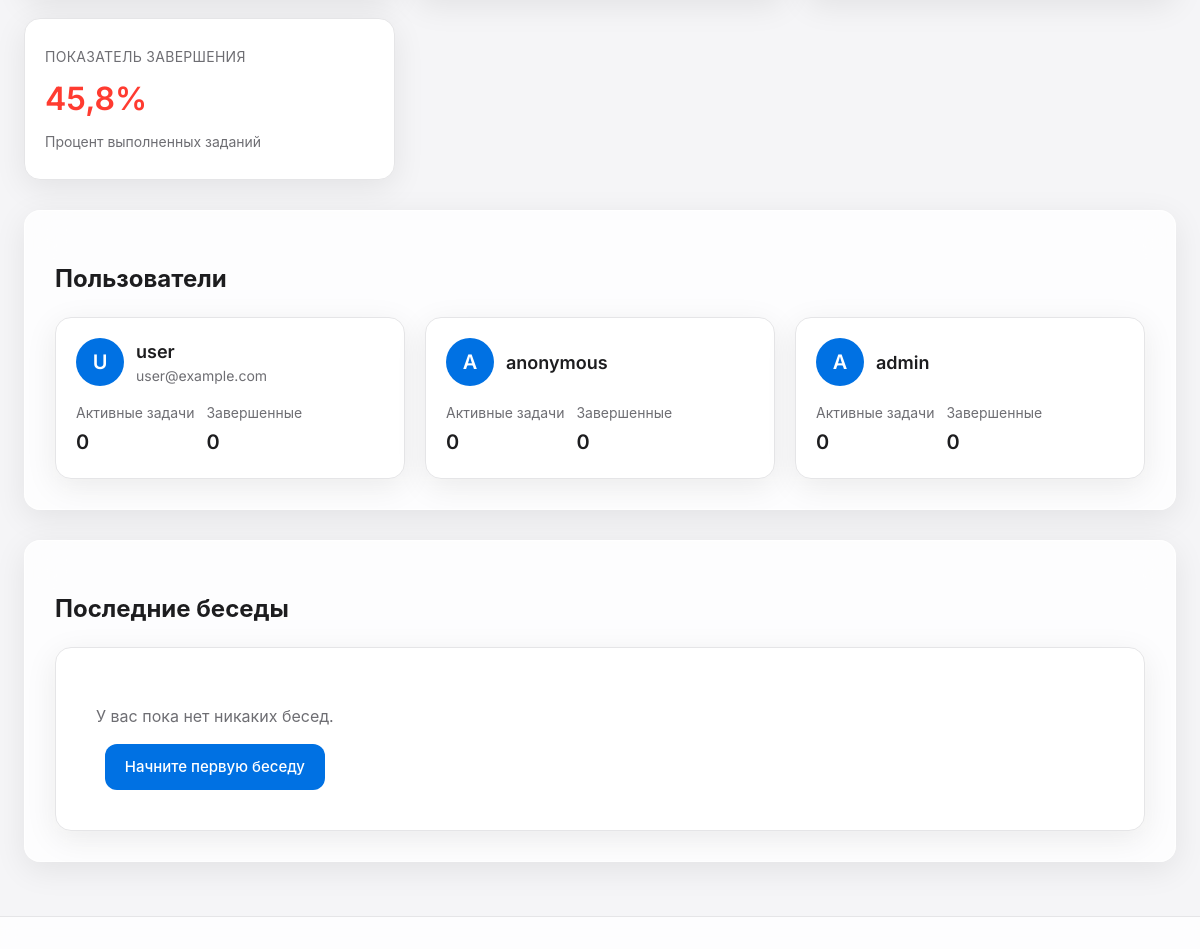
Before: / (lower part) with the older database file.
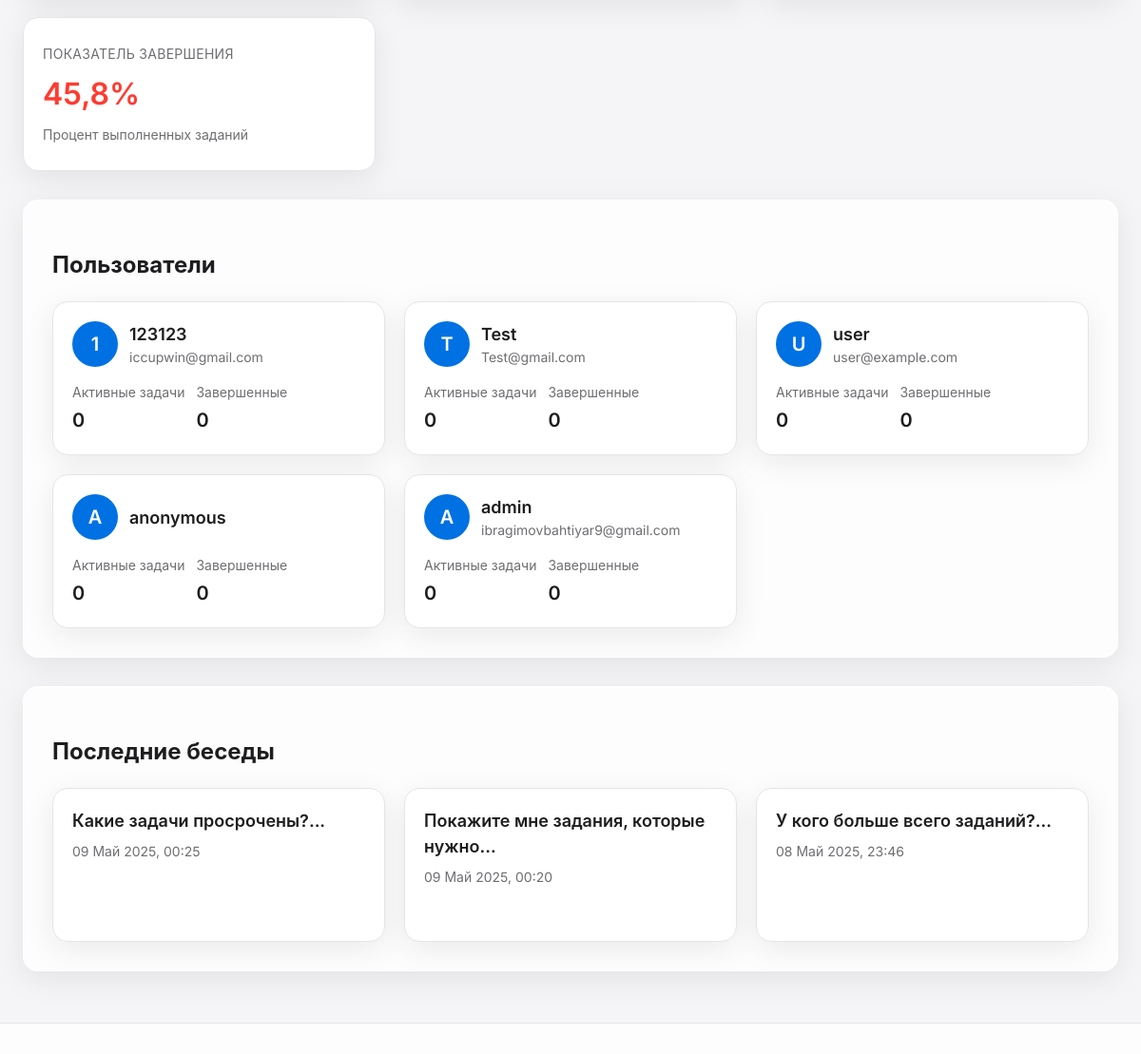
After: the same page with the newer database file.
### chat/models/user.py (models this page shows, shortened)
class User(AbstractBaseUser, PermissionsMixin):
    ROLE_CHOICES = (
        ('user', _('Пользователь')),
        ('admin', _('Администратор')),
    )
    username = models.CharField(
        _('username'),
        max_length=150,
        unique=True,
        help_text=_('Required. 150 characters or fewer. Letters, digits and @/./+/-/_ only.'),
        error_messages={
            'unique': _("A user with that username already exists."),
        },
    )
    password = models.CharField(_('password'), max_length=128)
    email = models.EmailField(_('email address'), blank=True)
    is_staff = models.BooleanField(
        _('staff status'),
        default=False,
        help_text=_('Designates whether the user can log into this admin site.'),
    )
    is_active = models.BooleanField(
        _('active'),
        default=True,
        help_text=_(
            'Designates whether this user should be treated as active. '
            'Unselect this instead of deleting accounts.'
        ),
    )
    date_joined = models.DateTimeField(_('date joined'), default=timezone.now)
    last_login = models.DateTimeField(_('last login'), null=True, blank=True)
    role = models.CharField(max_length=20, choices=ROLE_CHOICES, default='user')
    planfix_user_id = models.CharField(max_length=100, blank=True, null=True)
    planfix_api_token = models.CharField(max_length=255, blank=True, null=True)
    last_active = models.DateTimeField(auto_now=True)
    preferred_ai_model = models.CharField(max_length=50, default='claude')
    first_name = models.CharField(_('first name'), max_length=150, blank=True)
    last_name = models.CharField(_('last name'), max_length=150, blank=True)
    phone = models.CharField(_('phone'), max_length=32, blank=True)
    objects = UserManager()
    USERNAME_FIELD = 'username'
    REQUIRED_FIELDS = []
    class Meta:
        verbose_name = _('user')
        verbose_name_plural = _('users')

### chat/models/conversation.py (models this page shows, shortened)
class Conversation(models.Model):
    user = models.ForeignKey('User', on_delete=models.CASCADE, related_name='conversations')
    title = models.CharField(max_length=255)
    ai_model = models.ForeignKey('AIModel', on_delete=models.SET_NULL, null=True, related_name='conversations')
    planfix_task_id = models.CharField(max_length=100, blank=True, null=True)
    planfix_project_id = models.CharField(max_length=100, blank=True, null=True)
    created_at = models.DateTimeField(auto_now_add=True)
    updated_at = models.DateTimeField(auto_now=True)
    is_archived = models.BooleanField(default=False)
    summary = models.TextField(blank=True, null=True)
    class Meta:
        ordering = ['-updated_at']
        verbose_name = _('Беседа')
        verbose_name_plural = _('Беседы')
        indexes = [
            models.Index(fields=['user', '-updated_at']),
            models.Index(fields=['planfix_task_id']),
            models.Index(fields=['planfix_project_id']),
        ]

### chat/agent_views.py (the view)
# urls.py: path('', views.agent_dashboard, name='index'),
def agent_dashboard(request):
    user, created = User.objects.get_or_create(username='anonymous')
    conversations = Conversation.objects.filter(user=user).order_by('-updated_at')
    stats = planfix_cache.get_stats()
    users = User.objects.filter(is_active=True).order_by('-date_joined')
    users_data = []
    for user in users:
        users_data.append({
            'name': user.username,
            'email': user.email,
            'role': user.get_role_display(),
            'date_joined': user.date_joined,
            'last_active': user.last_active,
            'active_tasks': 0,  # You can add actual task counts here if needed
            'completed_tasks': 0  # You can add actual task counts here if needed
        })
    return render(request, 'chat/agent_dashboard.html', {
        'conversations': conversations,
        'stats': stats,
        'cache_valid': planfix_cache.is_cache_valid(max_age_minutes=60),
        'users': users_data
    })

### chat/context_processors.py (called while the page is built)
def conversations_list(request):
    user, created = User.objects.get_or_create(username='anonymous')
    conversations = Conversation.objects.filter(user=user).order_by('-updated_at')
    return {
        'conversations': conversations
    }

### chat/planfix_cache_service.py (called while the page is built)
    def is_cache_valid(self, max_age_minutes: int = 60) -> bool:
        if not LAST_UPDATE_FILE.exists():
            return False
        try:
            with open(LAST_UPDATE_FILE, 'r') as f:
                last_update_str = f.read().strip()
                last_update = float(last_update_str)
                return (time.time() - last_update) < (max_age_minutes * 60)
        except (ValueError, IOError) as e:
            logger.error(f"Error checking cache validity: {e}")
            return False

    def get_stats(self) -> Dict[str, Any]:
        if STATS_CACHE.exists():
            try:
                with open(STATS_CACHE, 'r', encoding='utf-8') as f:
                    return json.load(f)
            except (json.JSONDecodeError, IOError):
                pass  # Fall back to regenerating
        return self._generate_stats_cache()

### templates/chat/agent_dashboard.html (shortened to what this page needs)
{% extends 'base_apple.html' %}
{% load static %}
{% block content %}
<div class="planfix-container">
    <div class="stats-container">
        <div class="stat-card">
            <div class="stat-title">Показатель завершения</div>
            <div class="stat-value {% if stats.completion_rate > 75 %}success{% elif stats.completion_rate > 50 %}warning{% else %}danger{% endif %}">{{ stats.completion_rate|floatformat:1 }}%</div>
            <div class="stat-info">Процент выполненных заданий</div>
        </div>
    </div>
    <div class="welcome-section">
        <h2 class="welcome-title" style="font-size: 24px;">Пользователи</h2>
        <div class="users-grid" style="display: grid; grid-template-columns: repeat(auto-fill, minmax(300px, 1fr)); gap: 20px; margin-top: 20px;">
            {% for user in users %}
            <div class="stat-card user-card"
                 data-user='{"name": "{{ user.name }}", "email": "{{ user.email }}", "role": "{{ user.role }}", "date_joined": "{{ user.date_joined|date:'Y-m-d H:i:s' }}", "last_active": "{{ user.last_active|date:'Y-m-d H:i:s' }}", "active_tasks": "{{ user.active_tasks }}"}'
                 style="cursor: pointer;">
                <div style="display: flex; align-items: center; gap: 12px; margin-bottom: 16px;">
                    <div style="width: 48px; height: 48px; background-color: #0071e3; border-radius: 50%; display: flex; align-items: center; justify-content: center; color: white; font-weight: 600; font-size: 20px;">
                        {{ user.name|first|upper }}
                    </div>
                    <div>
                        <div style="font-size: 18px; font-weight: 600; color: #1d1d1f;">{{ user.name }}</div>
                        <div style="font-size: 14px; color: #6e6e73;">{{ user.email }}</div>
                    </div>
                </div>
                <div style="display: grid; grid-template-columns: repeat(2, 1fr); gap: 12px;">
                    <div>
                        <div style="font-size: 14px; color: #6e6e73; margin-bottom: 4px;">Активные задачи</div>
                        <div style="font-size: 20px; font-weight: 600; color: #1d1d1f;">{{ user.active_tasks }}</div>
                    </div>
                    <div>
                        <div style="font-size: 14px; color: #6e6e73; margin-bottom: 4px;">Завершенные</div>
                        <div style="font-size: 20px; font-weight: 600; color: #1d1d1f;">{{ user.completed_tasks }}</div>
                    </div>
                </div>
            </div>
            {% empty %}
            <div class="stat-card" style="grid-column: 1 / -1;">
                <div style="text-align: center; padding: 20px;">
                    <p style="font-size: 16px; color: #6e6e73;">Нет данных о пользователях</p>
                </div>
            </div>
            {% endfor %}
        </div>
    </div>
    <div class="welcome-section">
        <h2 class="welcome-title" style="font-size: 24px;">Последние беседы</h2>
        <div class="conversations-grid" style="display: grid; grid-template-columns: repeat(auto-fill, minmax(300px, 1fr)); gap: 20px; margin-top: 20px;">
            {% for conversation in conversations|slice:":6" %}
            <a href="{% url 'chat:agent_conversation' conversation_id=conversation.id %}" class="stat-card" style="text-decoration: none; display: block;">
                <div style="font-size: 18px; font-weight: 600; color: #1d1d1f; margin-bottom: 8px;">{{ conversation.title }}</div>
                <div style="font-size: 14px; color: #6e6e73;">{{ conversation.updated_at|date:"d F Y, H:i" }}</div>
            </a>
            {% empty %}
            <div class="stat-card" style="grid-column: 1 / -1;">
                <div style="text-align: center; padding: 20px;">
                    <p style="font-size: 16px; color: #6e6e73; margin-bottom: 16px;">У вас пока нет никаких бесед.</p>
                    <a href="{% url 'chat:new_agent_conversation' %}" class="start-conversation-button">Начните первую беседу</a>
                </div>
            </div>
            {% endfor %}
        </div>
    </div>
</div>
{% endblock %}

Changed rows visible on the page:
added User: name|first "1", name "123123", email "iccupwin@gmail.com"
added User: name|first "T", name "Test", email "Test@gmail.com"
added Conversation: title "Какие задачи просрочены?...", updated_at "09 Май 2025, 00:25"
added Conversation: title "Покажите мне задания, которые нужно...", updated_at "09 Май 2025, 00:20"
added Conversation: title "У кого больше всего заданий?...", updated_at "08 Май 2025, 23:46"
Other visible differences:
new list line: "Активные задачи 0 Завершенные 0"
new list line: "A admin ibragimovbahtiyar9@gmail.com"
list line gone: "A admin"
list line gone: "Активные задачи 0 Завершенные 0"
text no longer shown: "У вас пока нет никаких бесед. Начните первую беседу"
